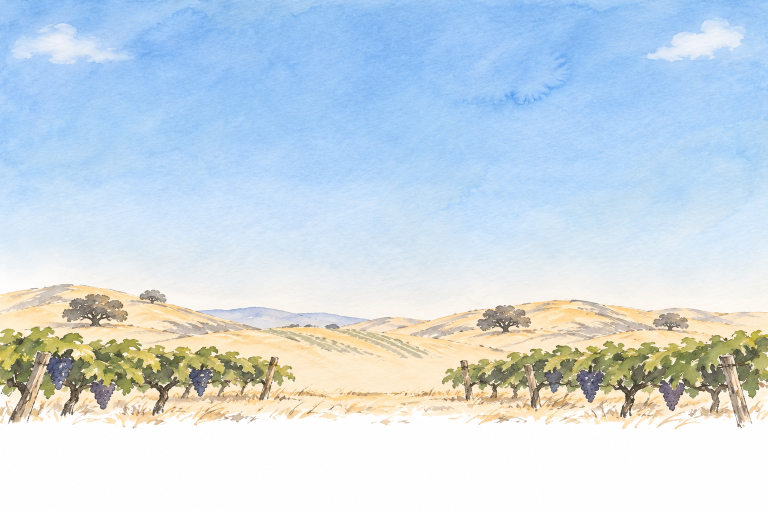
#> input picture reference/ink-pages/opc/originals/opening-harvest-ah.png, 1536 x 1024 px (shown at 1/2 size)
$ python build_opc_opening.py
#> lines starting #> are read from the running program, lines starting #| are printed output that depends on the picture
"""Build Advanced OPC Formula's opening painting, a vineyard at harvest (Mo picked B of three,
November 16, 2026; mockups reference/ink-pages/mockups/opc-opening/).

One Codex painting (originals/opening-harvest-ah.png, prompt prompts/opening-harvest-1.txt,
paint_opening.sh): a clear late-summer sky over golden California hills with valley oaks, and in
front the ends of vine rows heavy with dark grapes, a bare strip of dry grass between them, painted
on white paper. The page lays it behind the name and the bottle (opening.tsx, opc-opening.tsx,
opc.module.css), as NuriCell's clear day is laid (build_nuricell_opening.py): from 960px the name
rests over the far hills and the bottle stands on the dry grass between the rows; in one column the
bottle stands on the grass under the name.

What this script does to it:

- The paper is divided out and lifted to white, so the painting multiplies onto the page's own
  paper with no box. It is cut ROWS down (bare paper under the last grass).
- HILLS is the row the hills top out at under the name; GROUND the row the bottle's foot stands on
  in the middle (the dry grass between the rows starts just under it). The stylesheet scales the
  painting so these two rows fall on the name's baseline and the glass's foot.
- The whole painting ships for two columns (`sky`). One column shows only its middle, which would
  hold no grapes: for it (`phone`) the painting is drawn closer, a band of bare slope taken out
  either side of the bottle (CLOSER), so a bunch of grapes stands either side of it on a phone.
  Its middle PHONE columns ship; the bottle's spot stays in the middle.
- No side pieces: in a window wider than the painting at the name's size the stylesheet draws it
  as wide as the window (pieces mirrored at its edges made a "V" of vine posts at the joint).
- A front layer (`front`): the painting's own dry grass round the bottle's foot (FRONT_BOX), its
  paper transparent, its ink blades kept and its pale wash laid thin, laid over the bottle's foot,
  so the bottle stands in the grass, not on top of the picture (AGENTS.md: "a front layer seats it
  in the painting"). `front.x` and `front.y` place it on the painting.

    python -X utf8 reference/ink-pages/opc/build_opc_opening.py

Writes public/images/products/advanced-opc/ink/opening-vines-*.webp and
src/components/product/ink/opc-opening-art.ts.
"""

import json
import subprocess
from pathlib import Path

import numpy as np
from PIL import Image

HERE = Path(__file__).resolve().parent
REPO = HERE.parents[2]
OUT = REPO / "public/images/products/advanced-opc/ink"
URL = "/images/products/advanced-opc/ink"
TS = REPO / "src/components/product/ink/opc-opening-art.ts"
TAKE = "opening-harvest-ah"
# Bump when a shipped picture changes after it has been pushed (the image optimizer caches by URL).
V = "v1"
ROWS = 880
HILLS = 650
GROUND = 795
# One column shows only the painting's middle, which on a phone would hold no grapes: for it the
# painting is drawn closer, a band of bare slope taken out either side of the bottle (CLOSER, each
# cross-faded over CLOSER_SEAM columns), so a bunch of grapes stands either side of it on a phone.
# The bands are equal, so the bottle's spot stays in the middle; PHONE columns of the closer
# painting ship (its middle 1000).
CLOSER = [(540, 680), (856, 996)]
CLOSER_SEAM = 44
PHONE = (128, 1128)
# Where "Formula"'s baseline sits in the bottle's box, as a share of its height (measured on the
# page, November 16, 2026, the name unlifted), and how far the name is lifted off the hills, in
# name-sizes (NuriCell's 0.1).
BASE = 0.600
LIFT = 0.1
# The front grass covers only the glass's foot (between the CLOSER bands), so it lies on the same
# grass in both paintings.
FRONT_BOX = (690, GROUND - 30, 846, GROUND + 50)
WASH = 0.35
QUALITY = 84


def plate():
    a = np.asarray(Image.open(HERE / "originals" / f"{TAKE}.png").convert("RGB")).astype(np.float32)
    h = a.shape[0]
#> h = 1024
    paper = np.median(a[int(h * 0.93) :].reshape(-1, 3), axis=0)
#> paper = [254, 254, 254]
    d = np.clip(a / paper * 255.0, 0, 255)
    d = np.where(d.min(axis=2, keepdims=True) > 249, 255.0, d)[:ROWS]
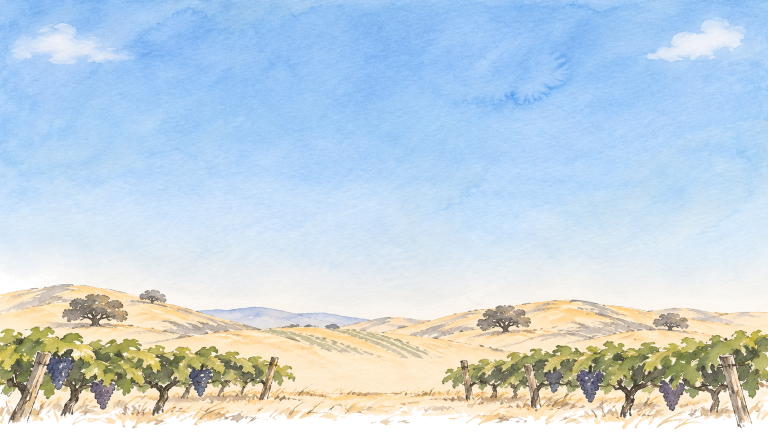
#> d: shape (880, 1536, 3) float32 (shown at 1/2 size); mean R, G, B 196.1, 212.5, 224.1
    # The last rows are bare paper already; make sure of it, so the picture never ends on a line.
    ease = np.clip((np.arange(ROWS) - (ROWS - 16)) / 14, 0, 1)[:, None, None]
    return d * (1 - ease) + 255 * ease


def closer(d):
    """The painting with its CLOSER bands taken out: each seam is a cross-fade from the columns
    before the band into the columns that end it (build_nuricell_opening.py's closer)."""
    parts, at = [], 0
    t = (np.arange(CLOSER_SEAM) / (CLOSER_SEAM - 1))[None, :, None]
    t = t * t * (3 - 2 * t)
    for a, b in CLOSER:
        parts.append(d[:, at : a - CLOSER_SEAM])
        parts.append(d[:, a - CLOSER_SEAM : a] * (1 - t) + d[:, b - CLOSER_SEAM : b] * t)
        at = b
    parts.append(d[:, at:])
    return np.concatenate(parts, axis=1)


def last_paint(d):
    painted = np.where((d.min(axis=2) < 244).sum(axis=1) > 3)[0]
#> painted = 859 values from 0 to 858
    return int(painted[-1])


def front(d):
    """The dry grass round the bottle's foot (RGBA): its paper transparent, its ink blades keeping
    their paint, its pale wash laid thin (WASH of it: the painting under it has the wash already),
    soft at the sides and the top."""
    x0, y0, x1, y1 = FRONT_BOX
    tuft = d[y0:y1, x0:x1]
    h, w, _ = tuft.shape
    alpha = 1 - tuft.min(axis=2) / 255
    paint = np.where(alpha[..., None] > 0.03, (tuft - 255 * (1 - alpha[..., None])) / np.maximum(alpha[..., None], 0.03), 255)
    blade = np.clip((alpha - 0.25) / 0.3, 0, 1)
    alpha = alpha * np.maximum(blade, WASH)
    xs = np.arange(w)
    sides = np.clip(np.minimum(xs, w - 1 - xs) / 30, 0, 1)
    ys = np.arange(h)
    top = np.clip(ys / 18, 0, 1)
    alpha = alpha * (sides * sides * (3 - 2 * sides))[None, :] * (top * top * (3 - 2 * top))[:, None]
    rgba = np.dstack([np.clip(paint, 0, 255), alpha * 255])
    return Image.fromarray(np.clip(np.rint(rgba), 0, 255).astype(np.uint8), "RGBA")


def shipped(img, name):
    OUT.mkdir(parents=True, exist_ok=True)
    path = OUT / f"opening-vines{name}-{V}.webp"
    img.save(path, "WEBP", quality=QUALITY, method=6)
    print(f"{path.relative_to(REPO)}  {img.width}x{img.height}  {path.stat().st_size // 1024} KB")
    return {"src": f"{URL}/{path.name}", "width": img.width, "height": img.height}


def main():
    d = plate()
    end = last_paint(d)
#> end = 858
    whole = Image.fromarray(np.clip(np.rint(d), 0, 255).astype(np.uint8))
    art = {
        "sky": shipped(whole, ""),
        "phone": shipped(Image.fromarray(np.clip(np.rint(closer(d)), 0, 255).astype(np.uint8)).crop((PHONE[0], 0, PHONE[1], ROWS)), "-phone"),
        "front": {**shipped(front(d), "-front"), "x": FRONT_BOX[0], "y": FRONT_BOX[1]},
        "hills": HILLS,
        "ground": GROUND,
        "end": end,
        "base": BASE,
        "lift": LIFT,
    }
    head = [
        "// Generated by reference/ink-pages/opc/build_opc_opening.py. Do not edit by hand: change the",
        "// script and run it again. Advanced OPC Formula's opening painting, a vineyard at harvest (Mo",
        "// picked B, November 16, 2026): a Codex painting, its paper divided out so it multiplies onto",
        "// the page's paper. `sky` from 960px, `phone` (its middle, drawn closer) in one column;",
        "// `front`, its dry grass laid in front of the bottle's foot at `x`, `y` of `sky`. Rows of `sky`:",
        "// `hills` (the hills' tops under the name), `ground` (where the bottle stands) and `end` (the",
        "// last paint); `base`, where the name's baseline sits in the bottle's box, and `lift`, how far",
        "// the name is lifted off the hills (painted-opening.tsx).",
        "",
    ]
    TS.write_text("\n".join(head) + f"export const opcOpening = {json.dumps(art, indent=2)} as const;\n", encoding="utf-8", newline="\n")
    prettier = REPO / "node_modules/prettier/bin/prettier.cjs"
    subprocess.run(["node", str(prettier), "--write", str(TS)], cwd=REPO, check=True, capture_output=True)
    print(TS.relative_to(REPO), f"hills {HILLS}, ground {GROUND}, end {end}")


if __name__ == "__main__":
#> (the run stopped early here; a loop or call above may not have finished)

$ run again, with reference/ink-pages/opc/originals/inside-nine-ah.png copied over reference/ink-pages/opc/originals/opening-harvest-ah.png
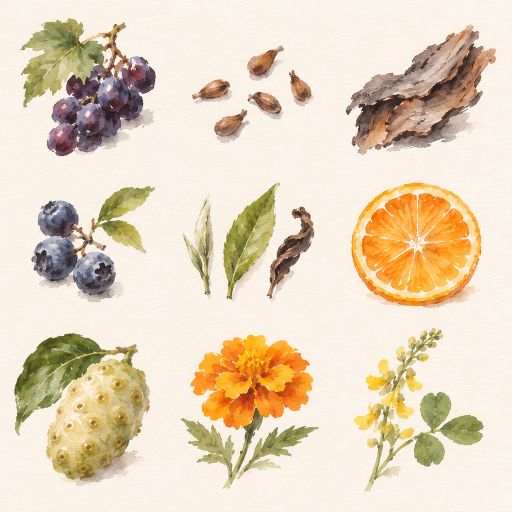
#> input picture reference/ink-pages/opc/originals/inside-nine-ah.png, 1024 x 1024 px (shown at 1/2 size)
#> paper = [251, 243, 233]
#> in plate, `d = np.clip(a / paper * 255.0, 0, 255)`:
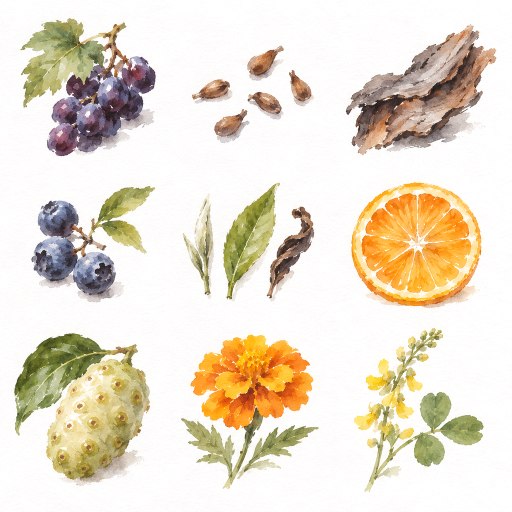
#> d: shape (1024, 1024, 3) float32 (shown at 1/2 size); mean R, G, B 233.6, 224, 207.3
#> in plate, `d = np.where(d.min(axis=2, keepdims=True) > 249, 255.0, d)[:ROWS]`:
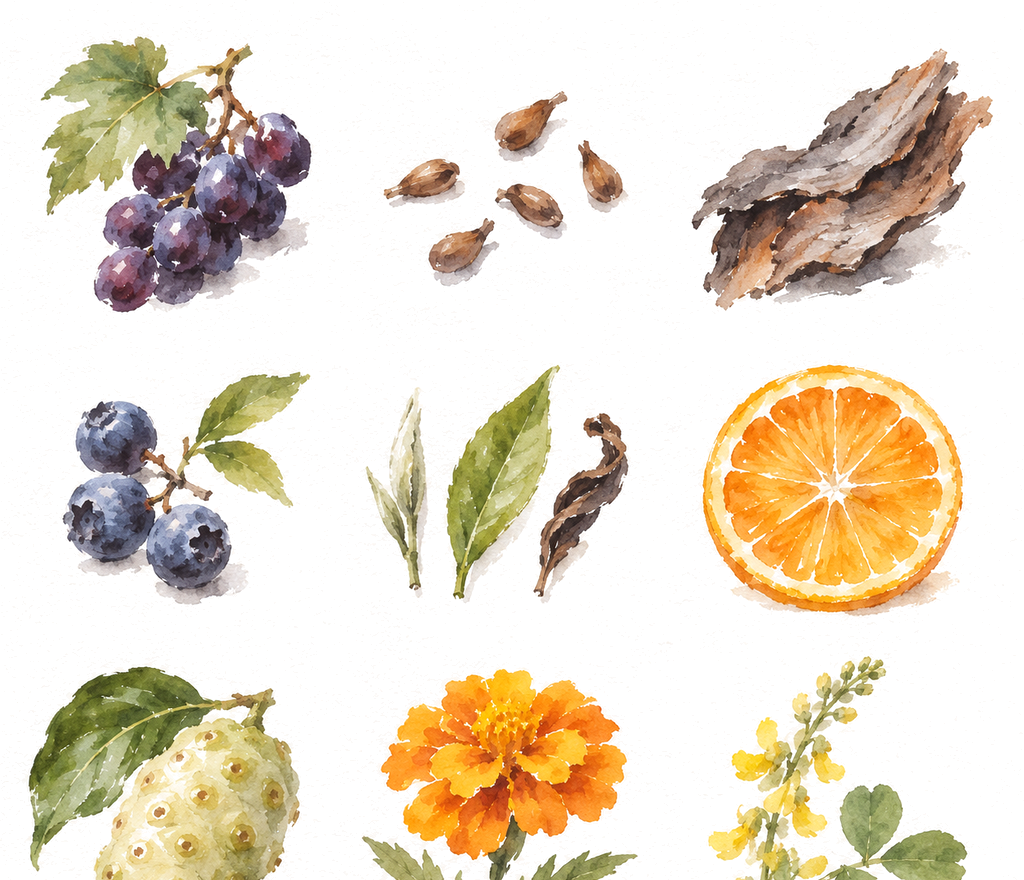
#> d: shape (880, 1024, 3) float32; mean R, G, B 232.2, 221.6, 204.1
#> painted = 753 values from 36 to 877
#> end = 877

$ run again, with reference/ink-pages/opc/originals/lens-colour-a.png copied over reference/ink-pages/opc/originals/opening-harvest-ah.png
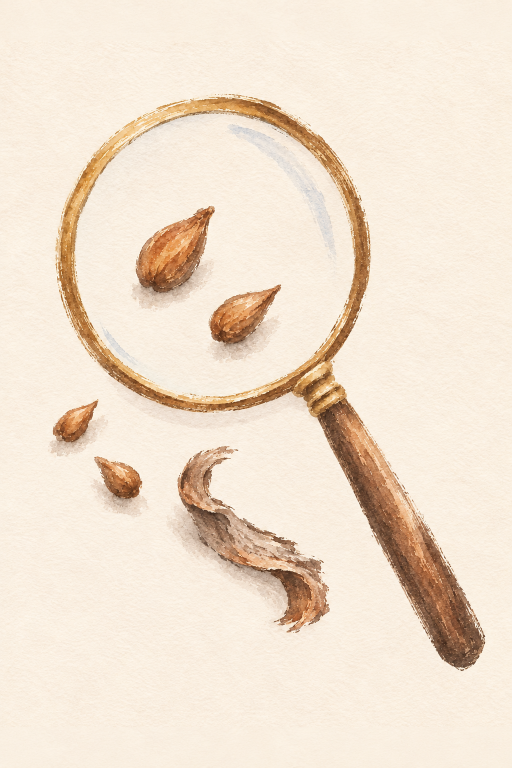
#> input picture reference/ink-pages/opc/originals/lens-colour-a.png, 1024 x 1536 px (shown at 1/2 size)
#> paper = [249, 239, 224]
#> in plate, `d = np.clip(a / paper * 255.0, 0, 255)`:
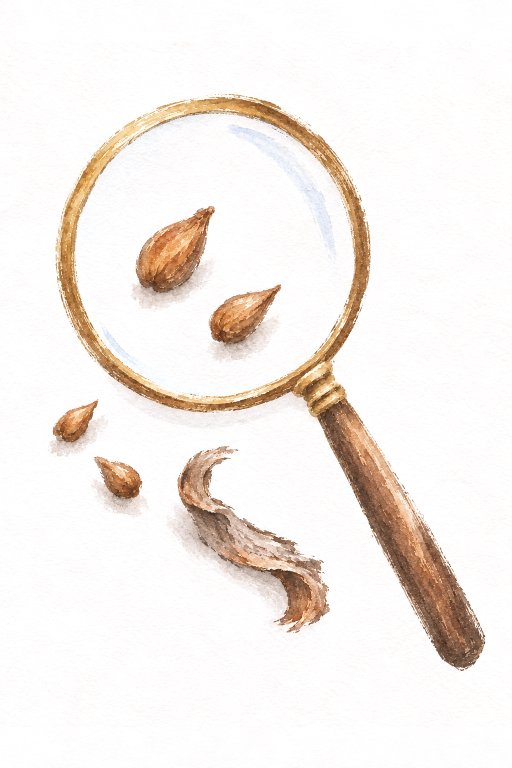
#> d: shape (1536, 1024, 3) float32 (shown at 1/2 size); mean R, G, B 246.1, 240, 235.4
#> in plate, `d = np.where(d.min(axis=2, keepdims=True) > 249, 255.0, d)[:ROWS]`:
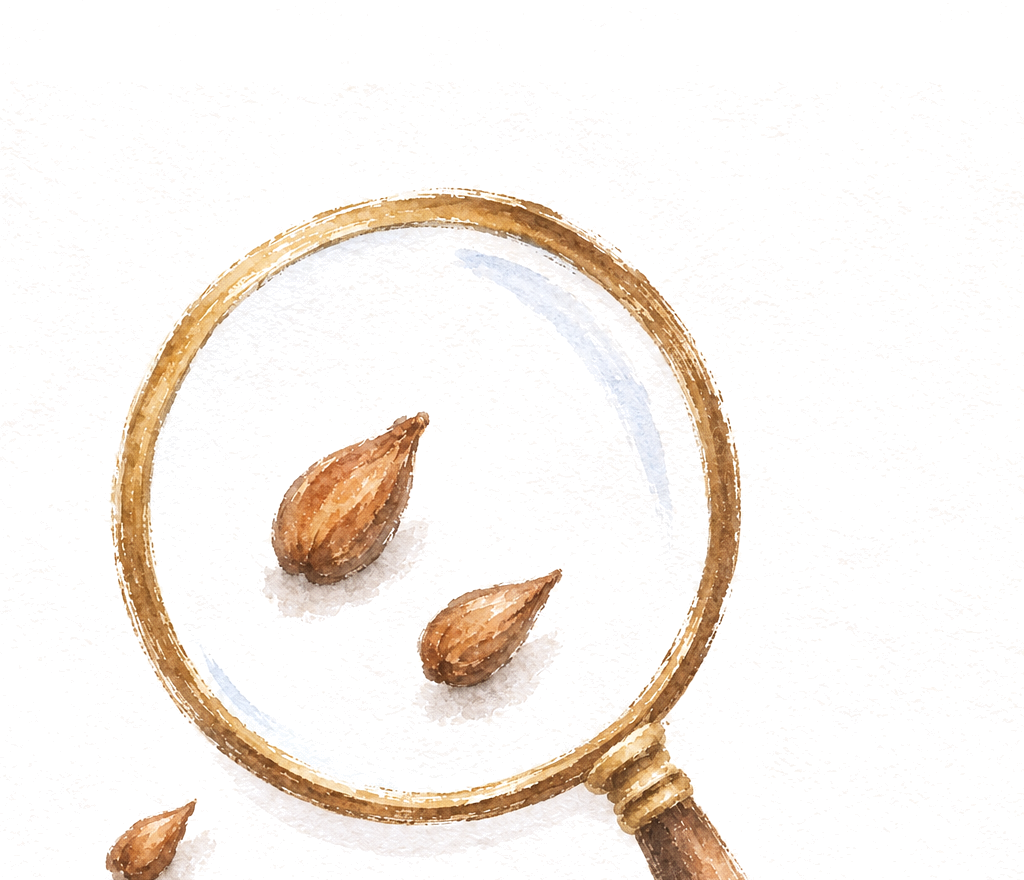
#> d: shape (880, 1024, 3) float32; mean R, G, B 247.8, 242, 236.6
#> painted = 775 values from 83 to 877
#> end = 877

$ run again, with reference/ink-pages/opc/originals/mortar-colour-a.png copied over reference/ink-pages/opc/originals/opening-harvest-ah.png
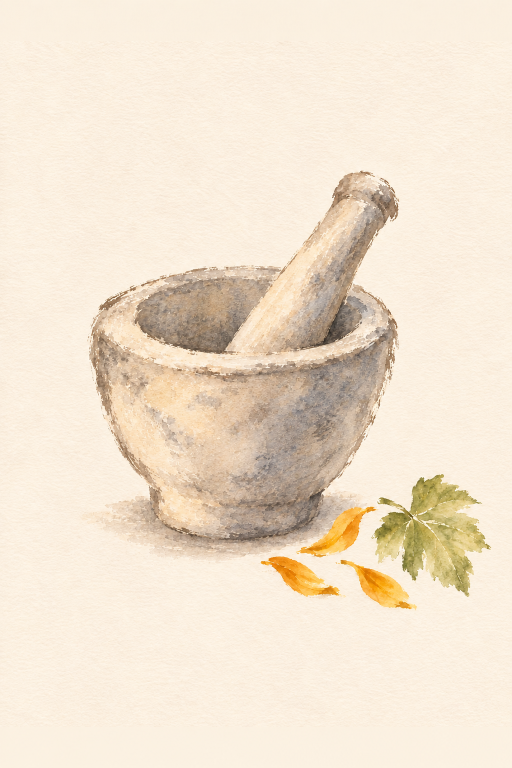
#> input picture reference/ink-pages/opc/originals/mortar-colour-a.png, 1024 x 1536 px (shown at 1/2 size)
#> paper = [251, 241, 225]
#> in plate, `d = np.clip(a / paper * 255.0, 0, 255)`:
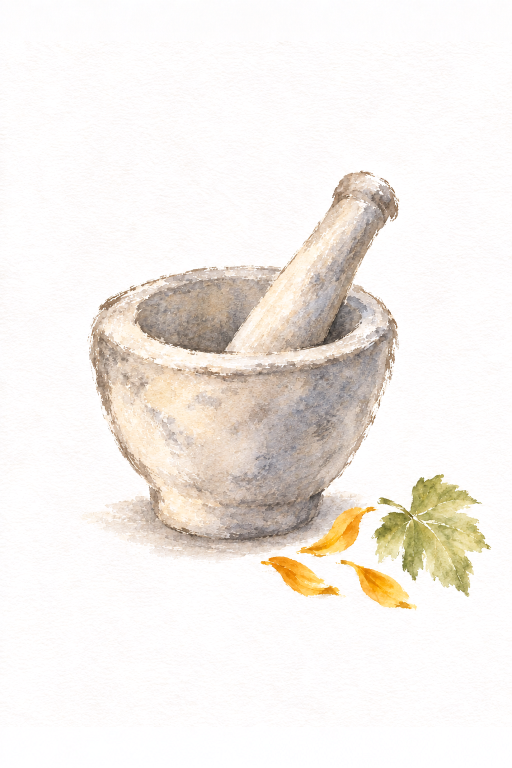
#> d: shape (1536, 1024, 3) float32 (shown at 1/2 size); mean R, G, B 244.7, 239.9, 234.7
#> in plate, `d = np.where(d.min(axis=2, keepdims=True) > 249, 255.0, d)[:ROWS]`:
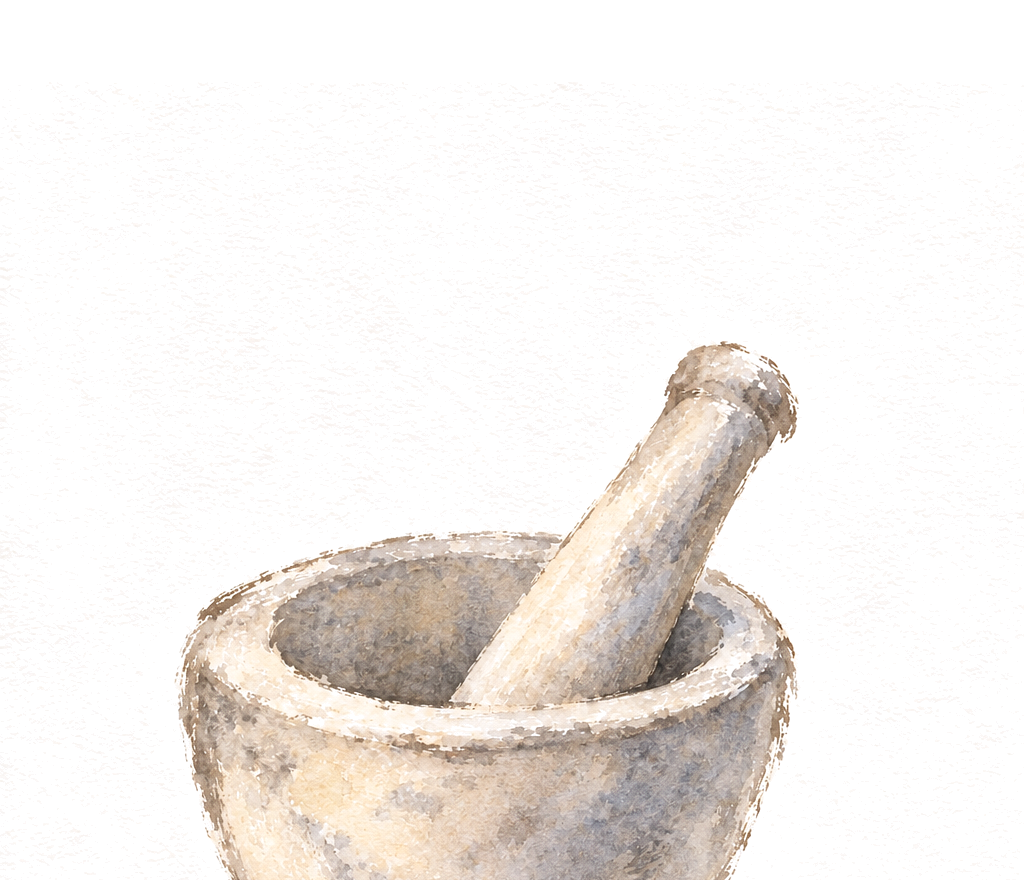
#> d: shape (880, 1024, 3) float32; mean R, G, B 243.9, 239.8, 236.4
#> painted = 784 values from 82 to 876
#> end = 876
